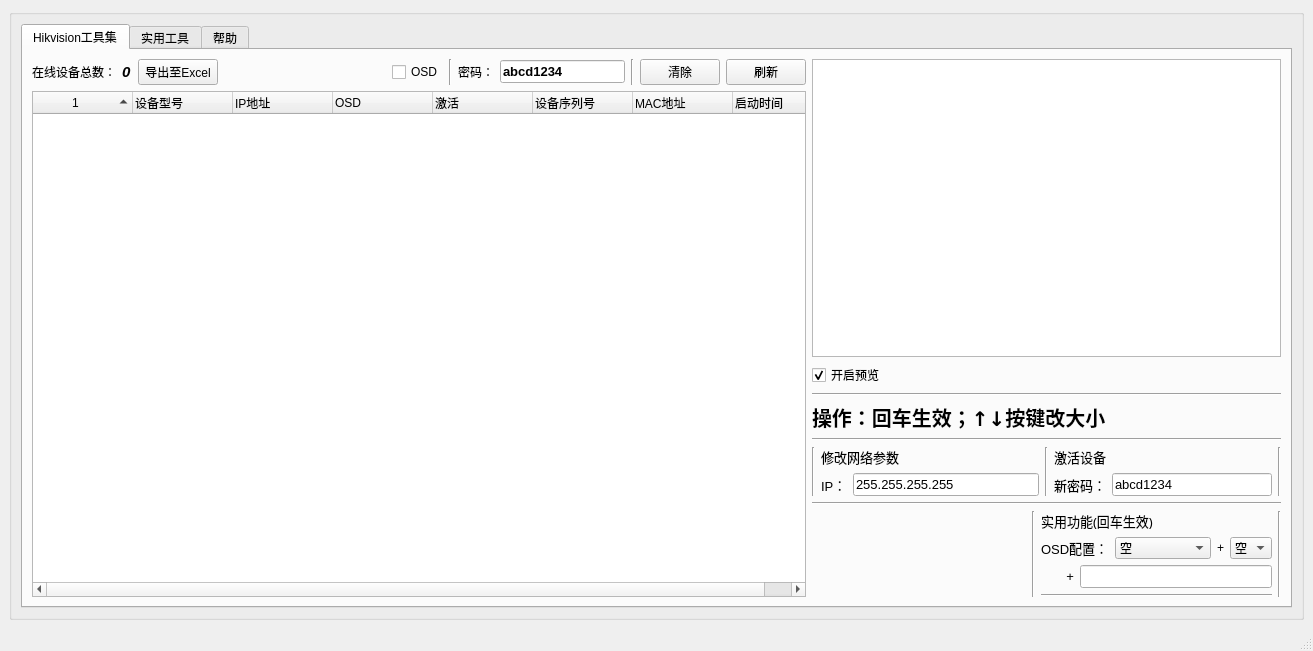
<?xml version="1.0" encoding="UTF-8"?>
<ui version="4.0">
 <class>MainWindow</class>
 <widget class="QMainWindow" name="MainWindow">
  <property name="windowModality">
   <enum>Qt::NonModal</enum>
  </property>
  <property name="geometry">
   <rect>
    <x>0</x>
    <y>0</y>
    <width>1313</width>
    <height>651</height>
   </rect>
  </property>
  <property name="cursor">
   <cursorShape>ArrowCursor</cursorShape>
  </property>
  <property name="mouseTracking">
   <bool>false</bool>
  </property>
  <property name="windowTitle">
   <string>搬砖工具</string>
  </property>
  <property name="windowIcon">
   <iconset resource="res.qrc">
    <normaloff>:/ico/favicon.ico</normaloff>:/ico/favicon.ico</iconset>
  </property>
  <property name="layoutDirection">
   <enum>Qt::LeftToRight</enum>
  </property>
  <property name="autoFillBackground">
   <bool>false</bool>
  </property>
  <property name="toolButtonStyle">
   <enum>Qt::ToolButtonIconOnly</enum>
  </property>
  <widget class="QWidget" name="centralwidget">
   <layout class="QVBoxLayout" name="verticalLayout_12">
    <item>
     <widget class="QGroupBox" name="BMTool_frame">
      <property name="title">
       <string/>
      </property>
      <layout class="QVBoxLayout" name="verticalLayout_10">
       <item>
        <widget class="QTabWidget" name="tabWidget">
         <property name="currentIndex">
          <number>0</number>
         </property>
         <widget class="QWidget" name="tab">
          <attribute name="title">
           <string>Hikvision工具集</string>
          </attribute>
          <layout class="QHBoxLayout" name="horizontalLayout_5">
           <item>
            <layout class="QVBoxLayout" name="verticalLayout_13">
             <item>
              <layout class="QHBoxLayout" name="horizontalLayout_14">
               <item>
                <layout class="QHBoxLayout" name="horizontalLayout_11">
                 <item>
                  <layout class="QHBoxLayout" name="horizontalLayout_9">
                   <item>
                    <widget class="QLabel" name="label">
                     <property name="text">
                      <string>在线设备总数：</string>
                     </property>
                    </widget>
                   </item>
                   <item>
                    <widget class="QLabel" name="label_online_dev_num">
                     <property name="font">
                      <font>
                       <pointsize>11</pointsize>
                       <weight>75</weight>
                       <italic>true</italic>
                       <bold>true</bold>
                      </font>
                     </property>
                     <property name="text">
                      <string>0</string>
                     </property>
                     <property name="textFormat">
                      <enum>Qt::AutoText</enum>
                     </property>
                    </widget>
                   </item>
                  </layout>
                 </item>
                 <item>
                  <widget class="QPushButton" name="pushButton_excel">
                   <property name="text">
                    <string>导出至Excel</string>
                   </property>
                  </widget>
                 </item>
                 <item>
                  <spacer name="horizontalSpacer">
                   <property name="orientation">
                    <enum>Qt::Horizontal</enum>
                   </property>
                   <property name="sizeHint" stdset="0">
                    <size>
                     <width>168</width>
                     <height>14</height>
                    </size>
                   </property>
                  </spacer>
                 </item>
                 <item>
                  <widget class="QCheckBox" name="checkBox_osd">
                   <property name="text">
                    <string>OSD</string>
                   </property>
                  </widget>
                 </item>
                </layout>
               </item>
               <item>
                <layout class="QHBoxLayout" name="horizontalLayout_10">
                 <item>
                  <layout class="QHBoxLayout" name="horizontalLayout_8">
                   <item>
                    <widget class="Line" name="line">
                     <property name="orientation">
                      <enum>Qt::Vertical</enum>
                     </property>
                    </widget>
                   </item>
                   <item>
                    <widget class="QLabel" name="label_2">
                     <property name="text">
                      <string>密码：</string>
                     </property>
                    </widget>
                   </item>
                   <item>
                    <widget class="QLineEdit" name="lineEdit_devPassword">
                     <property name="enabled">
                      <bool>true</bool>
                     </property>
                     <property name="font">
                      <font>
                       <pointsize>10</pointsize>
                       <weight>75</weight>
                       <bold>true</bold>
                      </font>
                     </property>
                     <property name="inputMethodHints">
                      <set>Qt::ImhNone</set>
                     </property>
                     <property name="text">
                      <string>abcd1234</string>
                     </property>
                     <property name="maxLength">
                      <number>12</number>
                     </property>
                    </widget>
                   </item>
                  </layout>
                 </item>
                 <item>
                  <widget class="Line" name="line_2">
                   <property name="orientation">
                    <enum>Qt::Vertical</enum>
                   </property>
                  </widget>
                 </item>
                 <item>
                  <layout class="QFormLayout" name="formLayout_6">
                   <property name="fieldGrowthPolicy">
                    <enum>QFormLayout::AllNonFixedFieldsGrow</enum>
                   </property>
                   <item row="0" column="0">
                    <widget class="QPushButton" name="pushButton_clear">
                     <property name="text">
                      <string>清除</string>
                     </property>
                    </widget>
                   </item>
                   <item row="0" column="1">
                    <widget class="QPushButton" name="pushButton_refresh">
                     <property name="text">
                      <string>刷新</string>
                     </property>
                    </widget>
                   </item>
                  </layout>
                 </item>
                </layout>
               </item>
              </layout>
             </item>
             <item>
              <layout class="QVBoxLayout" name="verticalLayout_11">
               <item>
                <widget class="QTreeWidget" name="treeWidget_devinfo">
                 <property name="dragEnabled">
                  <bool>true</bool>
                 </property>
                 <property name="alternatingRowColors">
                  <bool>true</bool>
                 </property>
                 <property name="selectionMode">
                  <enum>QAbstractItemView::ExtendedSelection</enum>
                 </property>
                 <property name="sortingEnabled">
                  <bool>true</bool>
                 </property>
                 <column>
                  <property name="text">
                   <string/>
                  </property>
                  <property name="textAlignment">
                   <set>AlignHCenter|AlignVCenter|AlignCenter</set>
                  </property>
                 </column>
                 <column>
                  <property name="text">
                   <string>设备型号</string>
                  </property>
                  <property name="textAlignment">
                   <set>AlignLeft|AlignVCenter</set>
                  </property>
                 </column>
                 <column>
                  <property name="text">
                   <string>IP地址</string>
                  </property>
                  <property name="textAlignment">
                   <set>AlignLeft|AlignVCenter</set>
                  </property>
                 </column>
                 <column>
                  <property name="text">
                   <string>OSD</string>
                  </property>
                  <property name="textAlignment">
                   <set>AlignLeft|AlignVCenter</set>
                  </property>
                 </column>
                 <column>
                  <property name="text">
                   <string>激活</string>
                  </property>
                  <property name="textAlignment">
                   <set>AlignLeft|AlignVCenter</set>
                  </property>
                 </column>
                 <column>
                  <property name="text">
                   <string>设备序列号</string>
                  </property>
                  <property name="textAlignment">
                   <set>AlignLeft|AlignVCenter</set>
                  </property>
                 </column>
                 <column>
                  <property name="text">
                   <string>MAC地址</string>
                  </property>
                  <property name="textAlignment">
                   <set>AlignLeft|AlignVCenter</set>
                  </property>
                 </column>
                 <column>
                  <property name="text">
                   <string>启动时间</string>
                  </property>
                  <property name="textAlignment">
                   <set>AlignLeft|AlignVCenter</set>
                  </property>
                 </column>
                </widget>
               </item>
               <item>
                <layout class="QHBoxLayout" name="horizontalLayout_15"/>
               </item>
              </layout>
             </item>
            </layout>
           </item>
           <item>
            <layout class="QVBoxLayout" name="verticalLayout_9">
             <item>
              <layout class="QVBoxLayout" name="verticalLayout_8">
               <item>
                <widget class="QGraphicsView" name="Preview_frame">
                 <property name="font">
                  <font>
                   <weight>50</weight>
                   <bold>false</bold>
                   <underline>false</underline>
                   <strikeout>false</strikeout>
                   <stylestrategy>PreferDefault</stylestrategy>
                  </font>
                 </property>
                 <property name="cursor" stdset="0">
                  <cursorShape>PointingHandCursor</cursorShape>
                 </property>
                 <property name="mouseTracking">
                  <bool>false</bool>
                 </property>
                 <property name="autoFillBackground">
                  <bool>false</bool>
                 </property>
                 <property name="styleSheet">
                  <string notr="true">border-image: url(:/weixin/weixin_justbigger.JPG);</string>
                 </property>
                </widget>
               </item>
               <item>
                <widget class="QCheckBox" name="checkBox_ifPreview">
                 <property name="text">
                  <string>开启预览</string>
                 </property>
                 <property name="checked">
                  <bool>true</bool>
                 </property>
                </widget>
               </item>
              </layout>
             </item>
             <item>
              <layout class="QVBoxLayout" name="verticalLayout_6">
               <item>
                <widget class="Line" name="line_12">
                 <property name="orientation">
                  <enum>Qt::Horizontal</enum>
                 </property>
                </widget>
               </item>
               <item>
                <widget class="QLabel" name="label_5">
                 <property name="sizePolicy">
                  <sizepolicy hsizetype="Fixed" vsizetype="Fixed">
                   <horstretch>0</horstretch>
                   <verstretch>0</verstretch>
                  </sizepolicy>
                 </property>
                 <property name="baseSize">
                  <size>
                   <width>0</width>
                   <height>0</height>
                  </size>
                 </property>
                 <property name="font">
                  <font>
                   <family>ItalicT</family>
                   <pointsize>15</pointsize>
                   <weight>75</weight>
                   <italic>false</italic>
                   <bold>true</bold>
                   <underline>false</underline>
                   <stylestrategy>PreferDefault</stylestrategy>
                   <kerning>true</kerning>
                  </font>
                 </property>
                 <property name="lineWidth">
                  <number>1</number>
                 </property>
                 <property name="text">
                  <string>操作：回车生效；↑↓按键改大小</string>
                 </property>
                 <property name="textFormat">
                  <enum>Qt::AutoText</enum>
                 </property>
                 <property name="scaledContents">
                  <bool>false</bool>
                 </property>
                 <property name="indent">
                  <number>-1</number>
                 </property>
                </widget>
               </item>
              </layout>
             </item>
             <item>
              <layout class="QVBoxLayout" name="verticalLayout_5">
               <item>
                <widget class="Line" name="line_7">
                 <property name="orientation">
                  <enum>Qt::Horizontal</enum>
                 </property>
                </widget>
               </item>
               <item>
                <layout class="QHBoxLayout" name="horizontalLayout_7">
                 <item>
                  <widget class="Line" name="line_8">
                   <property name="orientation">
                    <enum>Qt::Vertical</enum>
                   </property>
                  </widget>
                 </item>
                 <item>
                  <layout class="QVBoxLayout" name="verticalLayout_4">
                   <item>
                    <widget class="QLabel" name="label_ip_2">
                     <property name="minimumSize">
                      <size>
                       <width>21</width>
                       <height>0</height>
                      </size>
                     </property>
                     <property name="font">
                      <font>
                       <family>Arial Black</family>
                       <pointsize>10</pointsize>
                      </font>
                     </property>
                     <property name="text">
                      <string>修改网络参数</string>
                     </property>
                     <property name="textFormat">
                      <enum>Qt::AutoText</enum>
                     </property>
                     <property name="wordWrap">
                      <bool>false</bool>
                     </property>
                    </widget>
                   </item>
                   <item>
                    <layout class="QHBoxLayout" name="horizontalLayout_6">
                     <item>
                      <widget class="QLabel" name="label_ip">
                       <property name="minimumSize">
                        <size>
                         <width>21</width>
                         <height>0</height>
                        </size>
                       </property>
                       <property name="font">
                        <font>
                         <pointsize>10</pointsize>
                        </font>
                       </property>
                       <property name="text">
                        <string>IP：</string>
                       </property>
                      </widget>
                     </item>
                     <item>
                      <widget class="QLineEdit" name="lineEdit_ip">
                       <property name="font">
                        <font>
                         <pointsize>10</pointsize>
                        </font>
                       </property>
                       <property name="mouseTracking">
                        <bool>true</bool>
                       </property>
                       <property name="inputMethodHints">
                        <set>Qt::ImhNone</set>
                       </property>
                       <property name="inputMask">
                        <string>000.000.000.000; </string>
                       </property>
                       <property name="text">
                        <string>255.255.255.255</string>
                       </property>
                       <property name="maxLength">
                        <number>15</number>
                       </property>
                       <property name="frame">
                        <bool>true</bool>
                       </property>
                      </widget>
                     </item>
                    </layout>
                   </item>
                  </layout>
                 </item>
                 <item>
                  <widget class="Line" name="line_3">
                   <property name="orientation">
                    <enum>Qt::Vertical</enum>
                   </property>
                  </widget>
                 </item>
                 <item>
                  <layout class="QVBoxLayout" name="verticalLayout_3">
                   <item>
                    <widget class="QLabel" name="label_ip_3">
                     <property name="minimumSize">
                      <size>
                       <width>21</width>
                       <height>0</height>
                      </size>
                     </property>
                     <property name="font">
                      <font>
                       <family>Arial Black</family>
                       <pointsize>10</pointsize>
                      </font>
                     </property>
                     <property name="text">
                      <string>激活设备</string>
                     </property>
                    </widget>
                   </item>
                   <item>
                    <layout class="QHBoxLayout" name="horizontalLayout_4">
                     <item>
                      <widget class="QLabel" name="label_password_2">
                       <property name="font">
                        <font>
                         <pointsize>10</pointsize>
                        </font>
                       </property>
                       <property name="text">
                        <string>新密码：</string>
                       </property>
                      </widget>
                     </item>
                     <item>
                      <widget class="QLineEdit" name="lineEdit_password_2">
                       <property name="enabled">
                        <bool>true</bool>
                       </property>
                       <property name="font">
                        <font>
                         <pointsize>10</pointsize>
                        </font>
                       </property>
                       <property name="inputMethodHints">
                        <set>Qt::ImhNone</set>
                       </property>
                       <property name="text">
                        <string>abcd1234</string>
                       </property>
                       <property name="maxLength">
                        <number>32</number>
                       </property>
                      </widget>
                     </item>
                    </layout>
                   </item>
                  </layout>
                 </item>
                 <item>
                  <widget class="Line" name="line_9">
                   <property name="orientation">
                    <enum>Qt::Vertical</enum>
                   </property>
                  </widget>
                 </item>
                </layout>
               </item>
              </layout>
             </item>
             <item>
              <layout class="QVBoxLayout" name="verticalLayout_7">
               <item>
                <widget class="Line" name="line_4">
                 <property name="orientation">
                  <enum>Qt::Horizontal</enum>
                 </property>
                </widget>
               </item>
               <item>
                <layout class="QHBoxLayout" name="horizontalLayout_16">
                 <item>
                  <spacer name="horizontalSpacer_2">
                   <property name="orientation">
                    <enum>Qt::Horizontal</enum>
                   </property>
                   <property name="sizeHint" stdset="0">
                    <size>
                     <width>118</width>
                     <height>20</height>
                    </size>
                   </property>
                  </spacer>
                 </item>
                 <item>
                  <widget class="Line" name="line_11">
                   <property name="orientation">
                    <enum>Qt::Vertical</enum>
                   </property>
                  </widget>
                 </item>
                 <item>
                  <layout class="QVBoxLayout" name="verticalLayout_2">
                   <item>
                    <widget class="QLabel" name="label_ip_4">
                     <property name="minimumSize">
                      <size>
                       <width>21</width>
                       <height>0</height>
                      </size>
                     </property>
                     <property name="font">
                      <font>
                       <family>Arial Black</family>
                       <pointsize>10</pointsize>
                      </font>
                     </property>
                     <property name="text">
                      <string>实用功能(回车生效)</string>
                     </property>
                    </widget>
                   </item>
                   <item>
                    <layout class="QVBoxLayout" name="verticalLayout">
                     <item>
                      <layout class="QHBoxLayout" name="horizontalLayout_3">
                       <item>
                        <widget class="QLabel" name="label_password_4">
                         <property name="font">
                          <font>
                           <pointsize>10</pointsize>
                          </font>
                         </property>
                         <property name="text">
                          <string>OSD配置：</string>
                         </property>
                        </widget>
                       </item>
                       <item>
                        <widget class="QComboBox" name="comboBox_osdrule">
                         <item>
                          <property name="text">
                           <string>空</string>
                          </property>
                         </item>
                         <item>
                          <property name="text">
                           <string>IP地址末1位</string>
                          </property>
                         </item>
                         <item>
                          <property name="text">
                           <string>IP地址末2位</string>
                          </property>
                         </item>
                         <item>
                          <property name="text">
                           <string>完整IP地址</string>
                          </property>
                         </item>
                        </widget>
                       </item>
                       <item>
                        <widget class="QLabel" name="label_4">
                         <property name="layoutDirection">
                          <enum>Qt::LeftToRight</enum>
                         </property>
                         <property name="text">
                          <string>+</string>
                         </property>
                         <property name="alignment">
                          <set>Qt::AlignCenter</set>
                         </property>
                        </widget>
                       </item>
                       <item>
                        <widget class="QComboBox" name="comboBox_en">
                         <property name="enabled">
                          <bool>true</bool>
                         </property>
                         <property name="iconSize">
                          <size>
                           <width>16</width>
                           <height>16</height>
                          </size>
                         </property>
                         <item>
                          <property name="text">
                           <string>空</string>
                          </property>
                         </item>
                         <item>
                          <property name="text">
                           <string>E</string>
                          </property>
                         </item>
                         <item>
                          <property name="text">
                           <string>F</string>
                          </property>
                         </item>
                         <item>
                          <property name="text">
                           <string>G</string>
                          </property>
                         </item>
                        </widget>
                       </item>
                      </layout>
                     </item>
                     <item>
                      <layout class="QHBoxLayout" name="horizontalLayout_2">
                       <item>
                        <widget class="QLabel" name="label_password_5">
                         <property name="font">
                          <font>
                           <pointsize>10</pointsize>
                          </font>
                         </property>
                         <property name="text">
                          <string>       +</string>
                         </property>
                        </widget>
                       </item>
                       <item>
                        <widget class="QLineEdit" name="lineEdit_osd">
                         <property name="font">
                          <font>
                           <pointsize>10</pointsize>
                          </font>
                         </property>
                         <property name="inputMethodHints">
                          <set>Qt::ImhNone</set>
                         </property>
                         <property name="text">
                          <string/>
                         </property>
                         <property name="maxLength">
                          <number>32</number>
                         </property>
                        </widget>
                       </item>
                      </layout>
                     </item>
                    </layout>
                   </item>
                   <item>
                    <widget class="Line" name="line_13">
                     <property name="orientation">
                      <enum>Qt::Horizontal</enum>
                     </property>
                    </widget>
                   </item>
                  </layout>
                 </item>
                 <item>
                  <widget class="Line" name="line_10">
                   <property name="orientation">
                    <enum>Qt::Vertical</enum>
                   </property>
                  </widget>
                 </item>
                </layout>
               </item>
              </layout>
             </item>
            </layout>
           </item>
          </layout>
          <zorder></zorder>
          <zorder>label_5</zorder>
          <zorder>verticalSpacer</zorder>
         </widget>
         <widget class="QWidget" name="tab_2">
          <attribute name="title">
           <string>实用工具</string>
          </attribute>
          <widget class="Line" name="line_5">
           <property name="geometry">
            <rect>
             <x>330</x>
             <y>0</y>
             <width>16</width>
             <height>491</height>
            </rect>
           </property>
           <property name="orientation">
            <enum>Qt::Vertical</enum>
           </property>
          </widget>
          <widget class="Line" name="line_6">
           <property name="geometry">
            <rect>
             <x>0</x>
             <y>80</y>
             <width>331</width>
             <height>16</height>
            </rect>
           </property>
           <property name="orientation">
            <enum>Qt::Horizontal</enum>
           </property>
          </widget>
          <widget class="QWidget" name="layoutWidget">
           <property name="geometry">
            <rect>
             <x>11</x>
             <y>10</y>
             <width>312</width>
             <height>56</height>
            </rect>
           </property>
           <layout class="QHBoxLayout" name="horizontalLayout_12">
            <item>
             <layout class="QHBoxLayout" name="horizontalLayout">
              <item>
               <widget class="QLabel" name="label_3">
                <property name="font">
                 <font>
                  <pointsize>12</pointsize>
                  <weight>75</weight>
                  <italic>false</italic>
                  <bold>true</bold>
                  <underline>false</underline>
                  <strikeout>false</strikeout>
                 </font>
                </property>
                <property name="text">
                 <string>本地IP：</string>
                </property>
               </widget>
              </item>
              <item>
               <widget class="QLineEdit" name="lineEdit_localIp">
                <property name="font">
                 <font>
                  <pointsize>10</pointsize>
                 </font>
                </property>
                <property name="mouseTracking">
                 <bool>true</bool>
                </property>
                <property name="inputMethodHints">
                 <set>Qt::ImhNone</set>
                </property>
                <property name="inputMask">
                 <string>000.000.000.000; </string>
                </property>
                <property name="text">
                 <string>255.255.255.255</string>
                </property>
                <property name="maxLength">
                 <number>15</number>
                </property>
                <property name="frame">
                 <bool>true</bool>
                </property>
               </widget>
              </item>
             </layout>
            </item>
            <item>
             <layout class="QGridLayout" name="gridLayout">
              <item row="0" column="0">
               <widget class="QPushButton" name="pushButton_getNetInfo">
                <property name="text">
                 <string>刷新</string>
                </property>
               </widget>
              </item>
              <item row="1" column="0">
               <widget class="QPushButton" name="pushButton_setNetInfo">
                <property name="text">
                 <string>配置</string>
                </property>
               </widget>
              </item>
             </layout>
            </item>
           </layout>
          </widget>
         </widget>
         <widget class="QWidget" name="tab_3">
          <attribute name="title">
           <string>帮助</string>
          </attribute>
          <widget class="QTextBrowser" name="textBrowser">
           <property name="geometry">
            <rect>
             <x>10</x>
             <y>10</y>
             <width>381</width>
             <height>401</height>
            </rect>
           </property>
           <property name="html">
            <string>&lt;!DOCTYPE HTML PUBLIC &quot;-//W3C//DTD HTML 4.0//EN&quot; &quot;http://www.w3.org/TR/REC-html40/strict.dtd&quot;&gt;
&lt;html&gt;&lt;head&gt;&lt;meta name=&quot;qrichtext&quot; content=&quot;1&quot; /&gt;&lt;style type=&quot;text/css&quot;&gt;
p, li { white-space: pre-wrap; }
&lt;/style&gt;&lt;/head&gt;&lt;body style=&quot; font-family:'SimSun'; font-size:9pt; font-weight:400; font-style:normal;&quot;&gt;
&lt;p style=&quot; margin-top:0px; margin-bottom:0px; margin-left:0px; margin-right:0px; -qt-block-indent:0; text-indent:0px;&quot;&gt;V1.0.2_Build20160412&lt;/p&gt;
&lt;p style=&quot;-qt-paragraph-type:empty; margin-top:0px; margin-bottom:0px; margin-left:0px; margin-right:0px; -qt-block-indent:0; text-indent:0px;&quot;&gt;&lt;br /&gt;&lt;/p&gt;
&lt;p style=&quot; margin-top:0px; margin-bottom:0px; margin-left:0px; margin-right:0px; -qt-block-indent:0; text-indent:0px;&quot;&gt;代码已开源 =&amp;gt; &lt;span style=&quot; text-decoration: underline;&quot;&gt;https://github.com/jphome/Brickmove-Tool&lt;/span&gt;&lt;/p&gt;
&lt;p style=&quot;-qt-paragraph-type:empty; margin-top:0px; margin-bottom:0px; margin-left:0px; margin-right:0px; -qt-block-indent:0; text-indent:0px; text-decoration: underline;&quot;&gt;&lt;br /&gt;&lt;/p&gt;
&lt;p style=&quot;-qt-paragraph-type:empty; margin-top:0px; margin-bottom:0px; margin-left:0px; margin-right:0px; -qt-block-indent:0; text-indent:0px; text-decoration: underline;&quot;&gt;&lt;br /&gt;&lt;/p&gt;
&lt;p style=&quot; margin-top:0px; margin-bottom:0px; margin-left:0px; margin-right:0px; -qt-block-indent:0; text-indent:0px;&quot;&gt;微信关注如下公众号&lt;/p&gt;
&lt;p style=&quot; margin-top:0px; margin-bottom:0px; margin-left:0px; margin-right:0px; -qt-block-indent:0; text-indent:0px;&quot;&gt;Keep in touch with me&lt;/p&gt;
&lt;p style=&quot; margin-top:0px; margin-bottom:0px; margin-left:0px; margin-right:0px; -qt-block-indent:0; text-indent:0px;&quot;&gt;&lt;img src=&quot;:/weixin/weixin_justbigger.JPG&quot; /&gt;&lt;/p&gt;&lt;/body&gt;&lt;/html&gt;</string>
           </property>
          </widget>
         </widget>
        </widget>
       </item>
      </layout>
     </widget>
    </item>
   </layout>
  </widget>
  <widget class="QStatusBar" name="statusbar"/>
 </widget>
 <tabstops>
  <tabstop>checkBox_ifPreview</tabstop>
  <tabstop>checkBox_osd</tabstop>
  <tabstop>pushButton_refresh</tabstop>
  <tabstop>pushButton_clear</tabstop>
  <tabstop>lineEdit_ip</tabstop>
  <tabstop>lineEdit_password_2</tabstop>
  <tabstop>comboBox_osdrule</tabstop>
  <tabstop>comboBox_en</tabstop>
  <tabstop>lineEdit_osd</tabstop>
  <tabstop>pushButton_excel</tabstop>
  <tabstop>treeWidget_devinfo</tabstop>
  <tabstop>tabWidget</tabstop>
  <tabstop>Preview_frame</tabstop>
  <tabstop>lineEdit_devPassword</tabstop>
  <tabstop>lineEdit_localIp</tabstop>
  <tabstop>pushButton_getNetInfo</tabstop>
  <tabstop>pushButton_setNetInfo</tabstop>
  <tabstop>textBrowser</tabstop>
 </tabstops>
 <resources>
  <include location="res.qrc"/>
 </resources>
 <connections/>
</ui>
